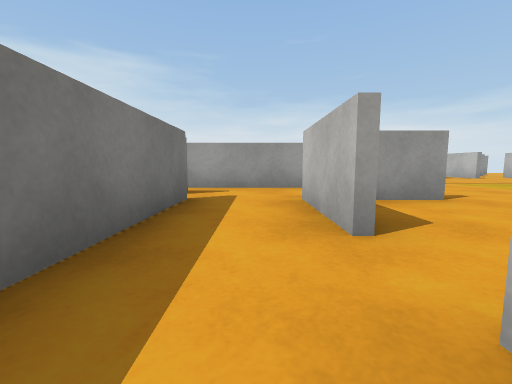
[1] (above)

24 first-person views from a walk through a 3-D level made in the Unity game engine. The camera is 0.5 m above the floor, tilts 6° down and sees 90° across. The floor is counted in squares, 1 m on a side. Each view is taken from the middle of a square. On the plan, view 1 faces up. The plan holds only what a view shows up to about 9 squares ahead; the rest is blank. The place goes on beyond the plan. Surface patterns are stand-ins for the level's own textures.

[2]
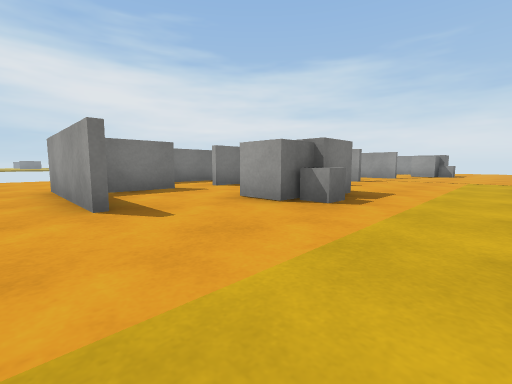

[3]
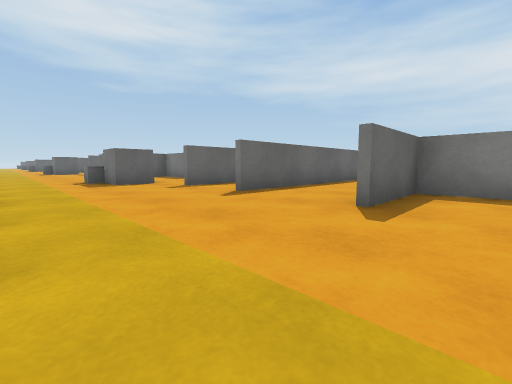

[4]
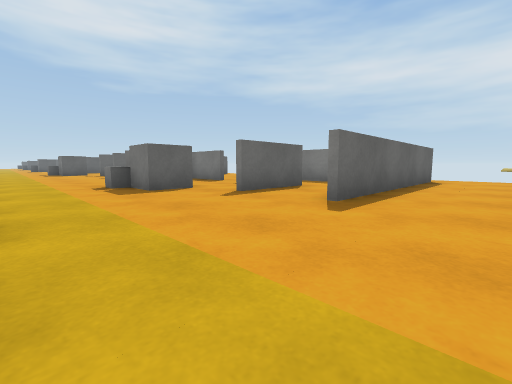

[5]
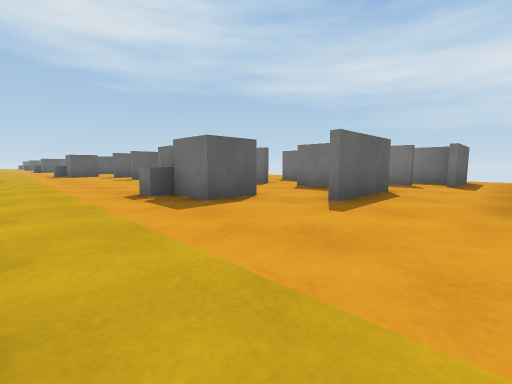

[6]
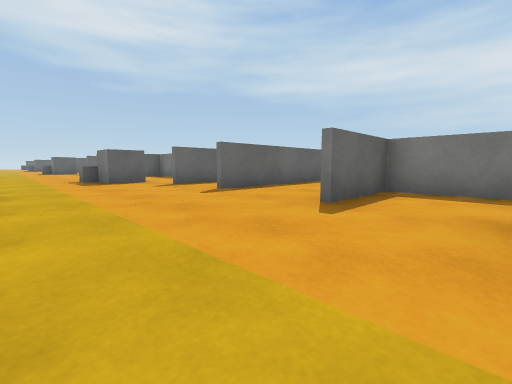

[7]
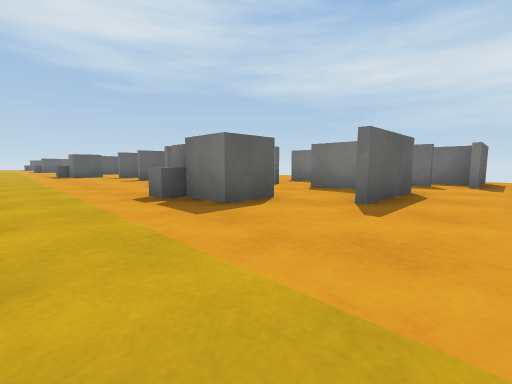

[8]
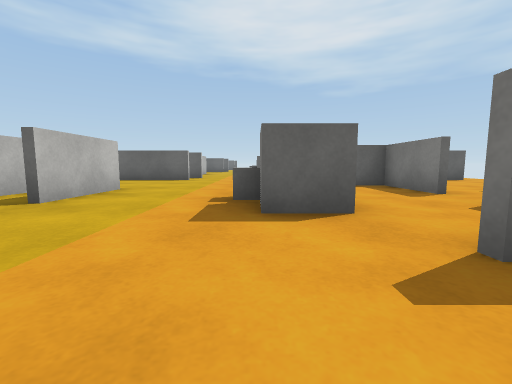

[9]
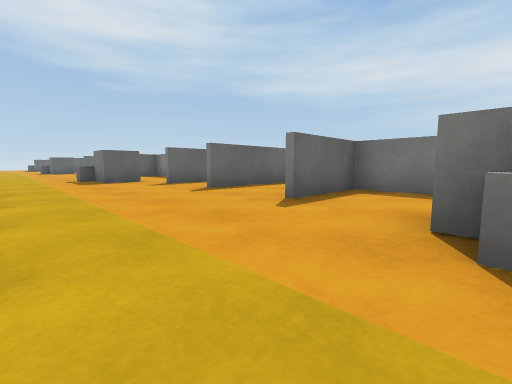

[10]
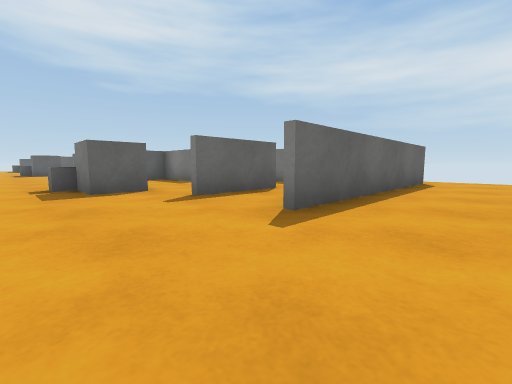

[11]
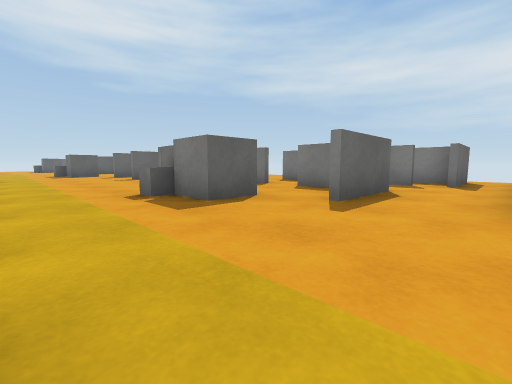

[12]
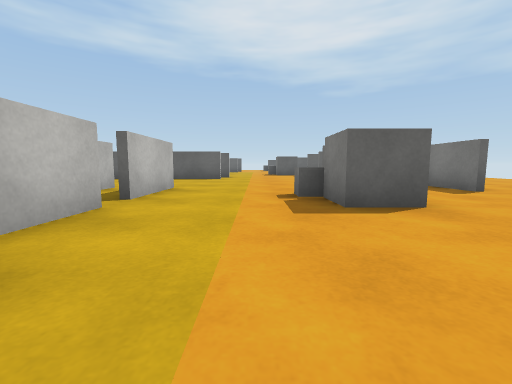

[13]
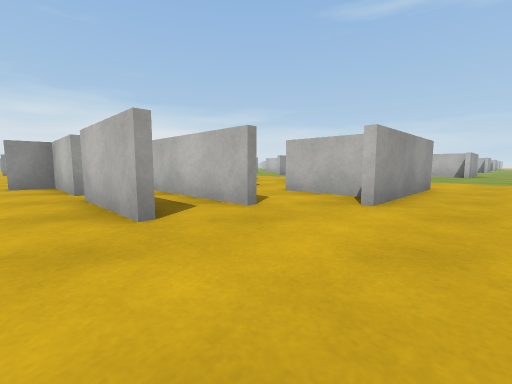

[14]
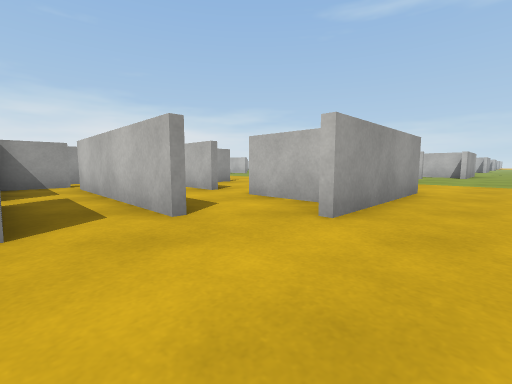

[15]
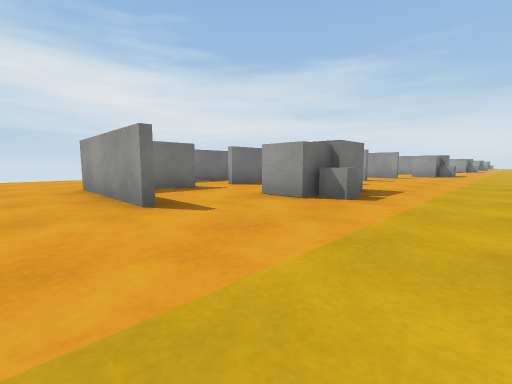

[16]
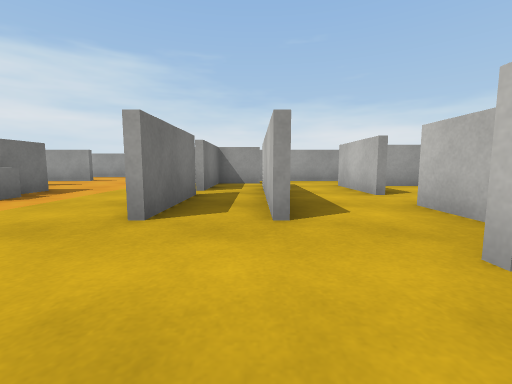

[17]
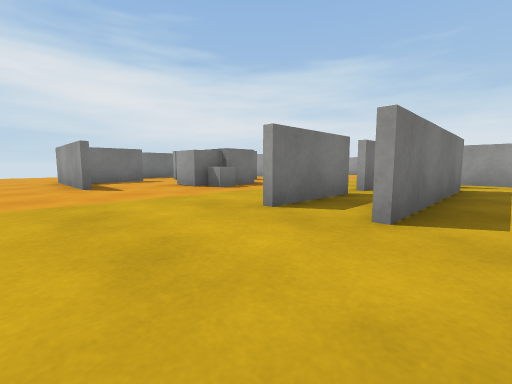

[18]
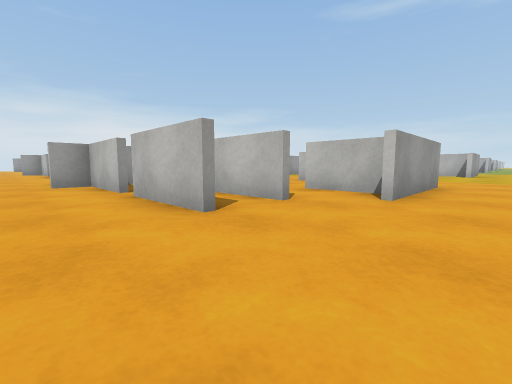

[19]
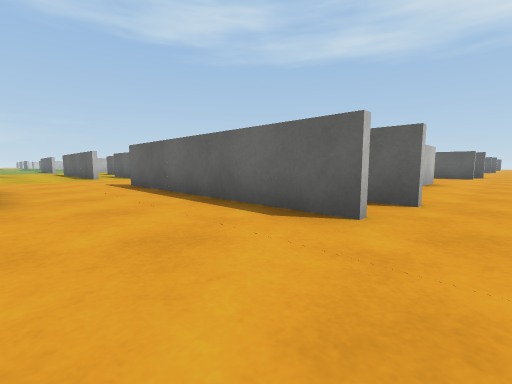

[20]
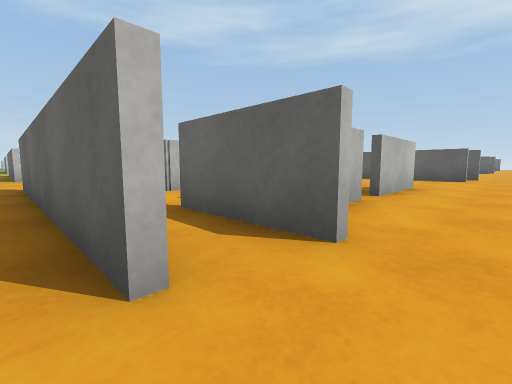

[21]
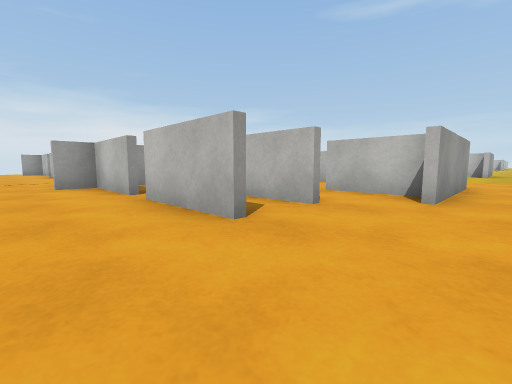

[22]
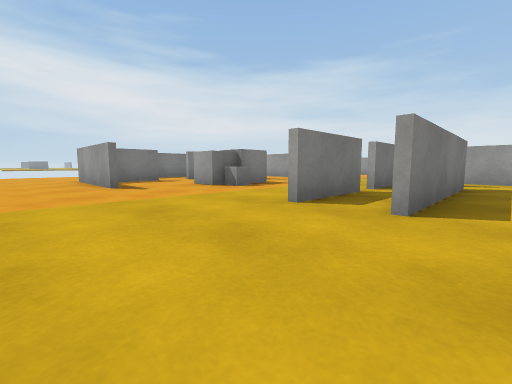

[23]
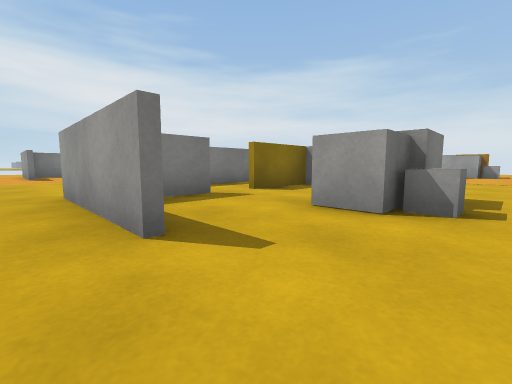

[24]
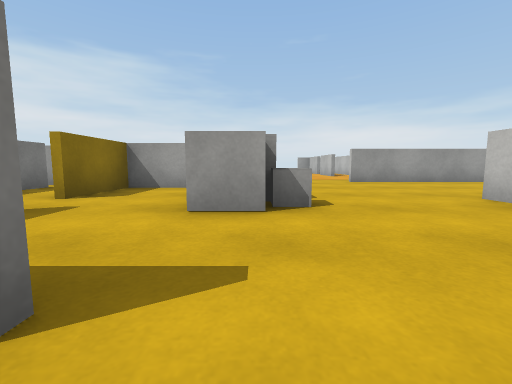

### Floor plan
Key: @ floor where view 1 was taken; # wall or solid block; . floor; C cube.
Columns run from 4 left of view 1 to 20 right of it. Each row starts with its distance up from view 1.
  8         ....     ..
  7        .....     ..
  6   #####.... ##   ...#####
  5 .##........##.   .......
  4 ..#..##....#..## ......
  3 ..##.#.....##.#.......
  2 ...#.#.CC...#.#..C....
  1 ..##... C..##.... ...#
  0 ..##@#.....##.#.....
 -1 ....###.......###..
 -2 ...................
 -3 ..............
 -4 .######.... ####
 -5 .##........##..
 -6 ..##.##....##.###
 -7 ..##.#.CC..##.#.
 -8 ..##... C..##...
 -9 ..##.#.....##.#
-10 .....#........#
-11 ....###.......#
-12 ..............
-13 .######....##
-14 ...........
-15 .##..##....
-16 ..## #.....
-17 ...  #.CC...
-18 ..# ... C..##
-19 ..##.#.....##
-20 .... ##.....
-21 .............
-22 .............
-23 .######....###
-24 .##........##
-25   ##.##....##   #
-26    #.#.CC..## #..
-27    #... C..##...
-28    #.#.....##.#
-29 .. ..#........#    ...
-30 ....###.......###......
-31 .......................

Positions as (right, up) in squares from view 1, and headings:
1: (0, 0), facing up
2: (6, -2), facing up-left
3: (6, 0), facing down-left
4: (6, -2), facing down-left
5: (6, -4), facing down-left
6: (6, -9), facing down-left
7: (6, -14), facing down-left
8: (4, -14), facing down
9: (6, -18), facing down-left
10: (5, -21), facing down-left
11: (6, -23), facing down-left
12: (5, -23), facing down
13: (6, -31), facing up-right
14: (7, -31), facing up-right
15: (6, -31), facing up-left
16: (8, -12), facing up
17: (9, -12), facing up-left
18: (-4, -12), facing up-right
19: (-4, -11), facing down-right
20: (-4, -13), facing down-right
21: (-4, -2), facing up-right
22: (9, -3), facing up-left
23: (14, -2), facing up-left
24: (13, -2), facing up
